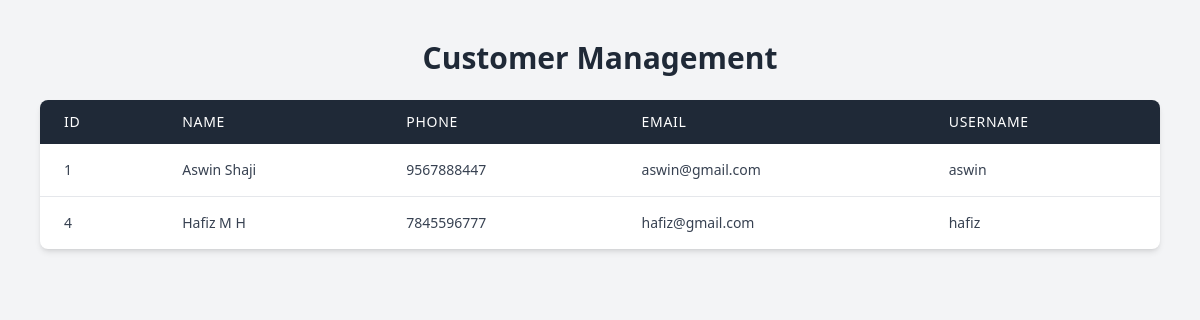
The page /adminn/customers/ (signed in) on the database its author committed.
### app/models.py (models this page shows)
class Customer(models.Model):
    cust_name=models.CharField(max_length=255)
    cust_phone=models.IntegerField()
    cust_email=models.EmailField(max_length=255,unique=True)
    cust_username=models.CharField(max_length=255)
    cust_password=models.TextField(max_length=255)

### app/views.py (the view)
# urls.py: path('adminn/customers/', views.manage_customers, name='manage_customers'),
@login_required(login_url='admin_login')
def manage_customers(request):
    customers = Customer.objects.all().values('id', 'cust_name', 'cust_email', 'cust_phone', 'cust_username')
    return render(request, 'admin/manage_customers.html', {'customers': customers})

### templates/admin/manage_customers.html (shortened to what this page needs)
<!DOCTYPE html>
<html lang="en">
<head>
    <script src="https://cdn.tailwindcss.com"></script>
</head>
<body class="bg-gray-100 min-h-screen flex flex-col items-center">
    <div class="w-full max-w-6xl mx-auto mt-10 px-4">
        <h2 class="text-3xl font-bold text-center text-gray-800 mb-6">Customer Management</h2>
        <div class="bg-white shadow-md rounded-lg overflow-hidden">
            <table class="min-w-full table-auto">
                <thead class="bg-gray-800 text-white">
                    <tr>
                        <th class="px-6 py-3 text-left text-sm font-medium uppercase tracking-wider">ID</th>
                        <th class="px-6 py-3 text-left text-sm font-medium uppercase tracking-wider">Name</th>
                        <th class="px-6 py-3 text-left text-sm font-medium uppercase tracking-wider">Phone</th>
                        <th class="px-6 py-3 text-left text-sm font-medium uppercase tracking-wider">Email</th>
                        <th class="px-6 py-3 text-left text-sm font-medium uppercase tracking-wider">Username</th>
                    </tr>
                </thead>
                <tbody class="divide-y divide-gray-200">
                    {% for customer in customers %}
                        <tr class="hover:bg-gray-100">
                            <td class="px-6 py-4 text-sm text-gray-700">{{ customer.id }}</td>
                            <td class="px-6 py-4 text-sm text-gray-700">{{ customer.cust_name }}</td>
                            <td class="px-6 py-4 text-sm text-gray-700">{{ customer.cust_phone }}</td>
                            <td class="px-6 py-4 text-sm text-gray-700">{{ customer.cust_email }}</td>
                            <td class="px-6 py-4 text-sm text-gray-700">{{ customer.cust_username }}</td>
                        </tr>
                    {% empty %}
                        <tr>
                            <td colspan="5" class="px-6 py-4 text-center text-gray-500">No customers found.</td>
                        </tr>
                    {% endfor %}
                </tbody>
            </table>
        </div>
    </div>
</body>
</html>

### rows shown on the page
Customer: id "1", cust_name "Aswin Shaji", cust_phone "9567888447", cust_email "aswin@gmail.com", cust_username "aswin"
Customer: id "4", cust_name "Hafiz M H", cust_phone "7845596777", cust_email "hafiz@gmail.com", cust_username "hafiz"
